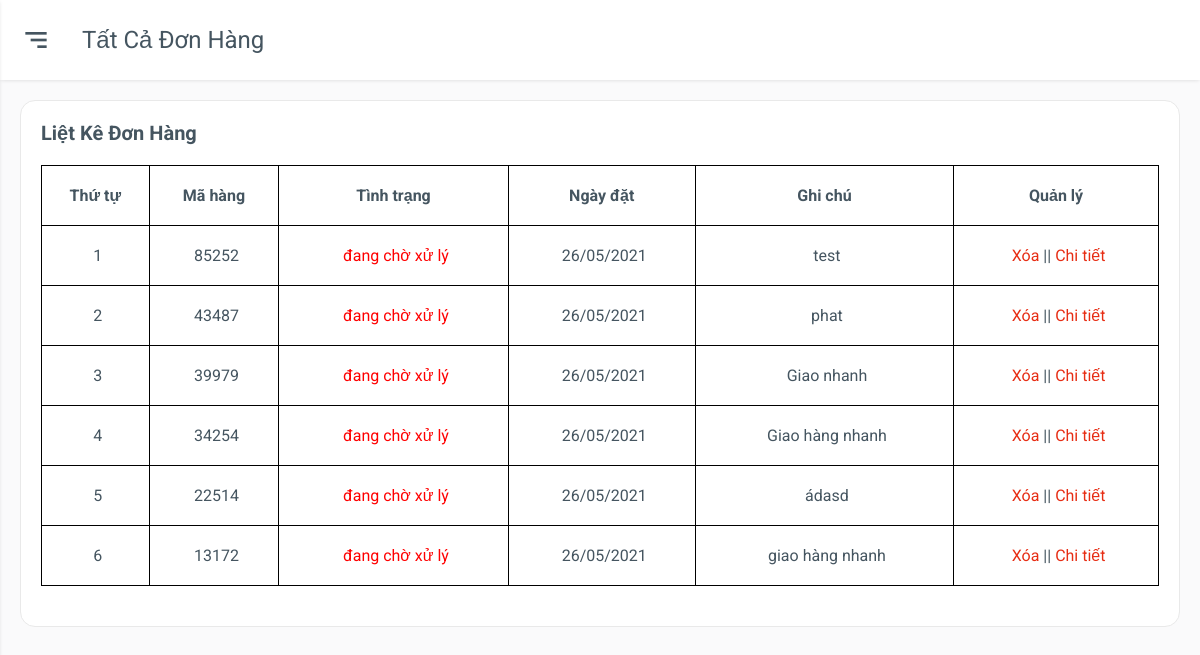
The page /admin/dashboard.php (signed in) on the database its author committed.
### tables this page shows
CREATE TABLE `tbl_checkout` (
  `checkout_id` int(11) NOT NULL,
  `product_id` int(11) NOT NULL,
  `size` varchar(50) NOT NULL,
  `quantity` int(11) NOT NULL,
  `code` int(11) NOT NULL,
  `customer_id` int(11) NOT NULL,
  `phone` int(11) NOT NULL,
  `date` timestamp NOT NULL DEFAULT current_timestamp() ON UPDATE current_timestamp(),
  `deal` varchar(50) NOT NULL,
  `status` text NOT NULL,
  `cancel` int(11) NOT NULL,
  `checkout_condition` varchar(50) NOT NULL
);

### admin/inc/main-homepage.php (the view, shortened to what this page needs)
<div class="main">
	<div class="main-header">
		<div class="mobile-toggle" id="mobile-toggle">
			<i class='bx bx-menu-alt-right'></i>
		</div>
		<div class="main-title">
			Tất cả đơn hàng
		</div>
	</div>
	<div class="main-content">
		<div class="row">
			<div class="col-12">
				<div class="box">
					<div class="box-header">
						liệt kê đơn hàng
					</div>
					<?php
				$sql_select = mysqli_query($con,"SELECT * FROM tbl_customer,tbl_checkout
				WHERE
				tbl_checkout.customer_id=tbl_customer.customer_id GROUP BY code DESC");
				?>
					<div class="box-body overflow-scroll">
						<table>
							<thead>
								<tr>
									<th>Thứ tự</th>
									<th>Mã hàng</th>
									<th>Tình trạng</th>
									<th>Ngày đặt</th>
									<th>Ghi chú</th>
									<th>Quản lý</th>
								</tr>
							</thead>
							<?php
										$i = 0;
										while($row_select_checkout = mysqli_fetch_array($sql_select)){
											$i++;
							?>
							<tr>
								<td><?php echo $i;?></td>
								<td>
									<?php echo $row_select_checkout['code'];?>
								</td>
								<td style="color:Red;">
									<?php
										if($row_select_checkout['checkout_condition'] == 0){
											echo 'Đã xử lý - Giao hàng';
										}else {
											echo 'đang chờ  xử lý';
										}
									?>
								</td>
								<td><?php  echo date("d/m/Y",strtotime($row_select_checkout['date']));?></td>
								<td>
									<?php echo $row_select_checkout['status'];?>
								</td>
								<td style="text-align:center;">
									<a href="dashboard.php?donhang&xoaid=<?php echo $row_select_checkout['checkout_id'];?>"
										style="color:rgb(231, 45, 20);">
										Xóa
									</a>
									<span>||</span>
									<a href="?chitietdonhang&id=<?php echo $row_select_checkout['code']; ?>"
										style="color:rgb(231, 45, 20);">Chi tiết</a>
								</td>
							</tr>
							<?php
										}
										?>
						</table>
					</div>
				</div>
			</div>
		</div>
	</div>
</div>
</body>
</html>

### admin/css/grid.css (style rules this page uses)
.row { display: flex; flex-wrap: wrap; margin: 0 -15px; }
[class*="col-"] { padding: 0 15px; margin-bottom: 20px; }
.col-12 { width: 100%; }

### admin/css/app.css (style rules this page uses)
:root { --body-bg: #fafafb; --box-bg: #ffffff; --main-color: #0652dd; --text-color: #455560; --text-second-color: #72849ab3; --border-color: #e9e9e9; --menu-item-active-bg: rgba(62, 121, 247, 0.1); --black: #000; --box-border-radius: 15px; --sidebar-size: 300px; --sidebar-logo-img-size: 45px; --sidebar-logo-size: 80px; --profile-image-size: 45px; --main-header-height: 80px; --shadow: 0 1px 4px -1px rgb(0 0 0 / 15%); --darkmode-toggle-size: 20px; --while: #fff; }
* { padding: 0; margin: 0; box-sizing: border-box; }
body { font-family: "Roboto", sans-serif; background-color: var(--body-bg); color: var(--text-color); position: relative; }
a { text-decoration: none; color: unset; display: inline-block; }
.main { padding-left: var(--sidebar-size); }
.main-header { height: var(--main-header-height); display: flex; align-items: center; padding: 20px; background-color: var(--box-bg); box-shadow: var(--shadow); }
.mobile-toggle { display: none; }
.main-title { text-transform: capitalize; font-size: 1.5rem; }
.main-content { padding: 20px; }
.box { background-color: var(--box-bg); padding: 20px; border: 0.5px solid var(--border-color); border-radius: var(--box-border-radius); }
.box-header { text-transform: capitalize; font-size: 1.25rem; font-weight: 700; }
.box-body { padding: 20px 0; }
table { width: 100%; min-width: 1000px; border-collapse: collapse; }
table thead tr { text-align: left; }
table th { text-align: center; }
table th, table td { padding: 20px 0; border: 1px solid var(--black); }
table td { padding-left: 5px; text-align: center; }
.overflow-scroll { overflow-y: auto; }
@media only screen and (max-width: 1280px) { .main { padding-left: 0; } }
@media only screen and (max-width: 1280px) { .mobile-toggle, .sidebar-close { display: grid; place-items: center; font-size: 2rem; margin-right: 30px; cursor: pointer; } }

### rows shown on the page
tbl_checkout: code "85252", checkout_condition "đang chờ xử lý", date "26/05/2021", status "test"
tbl_checkout: code "43487", checkout_condition "đang chờ xử lý", date "26/05/2021", status "phat"
tbl_checkout: code "39979", checkout_condition "đang chờ xử lý", date "26/05/2021", status "Giao nhanh"
tbl_checkout: code "34254", checkout_condition "đang chờ xử lý", date "26/05/2021", status "Giao hàng nhanh"
tbl_checkout: code "22514", checkout_condition "đang chờ xử lý", date "26/05/2021", status "ádasd"
tbl_checkout: code "13172", checkout_condition "đang chờ xử lý", date "26/05/2021", status "giao hàng nhanh"
